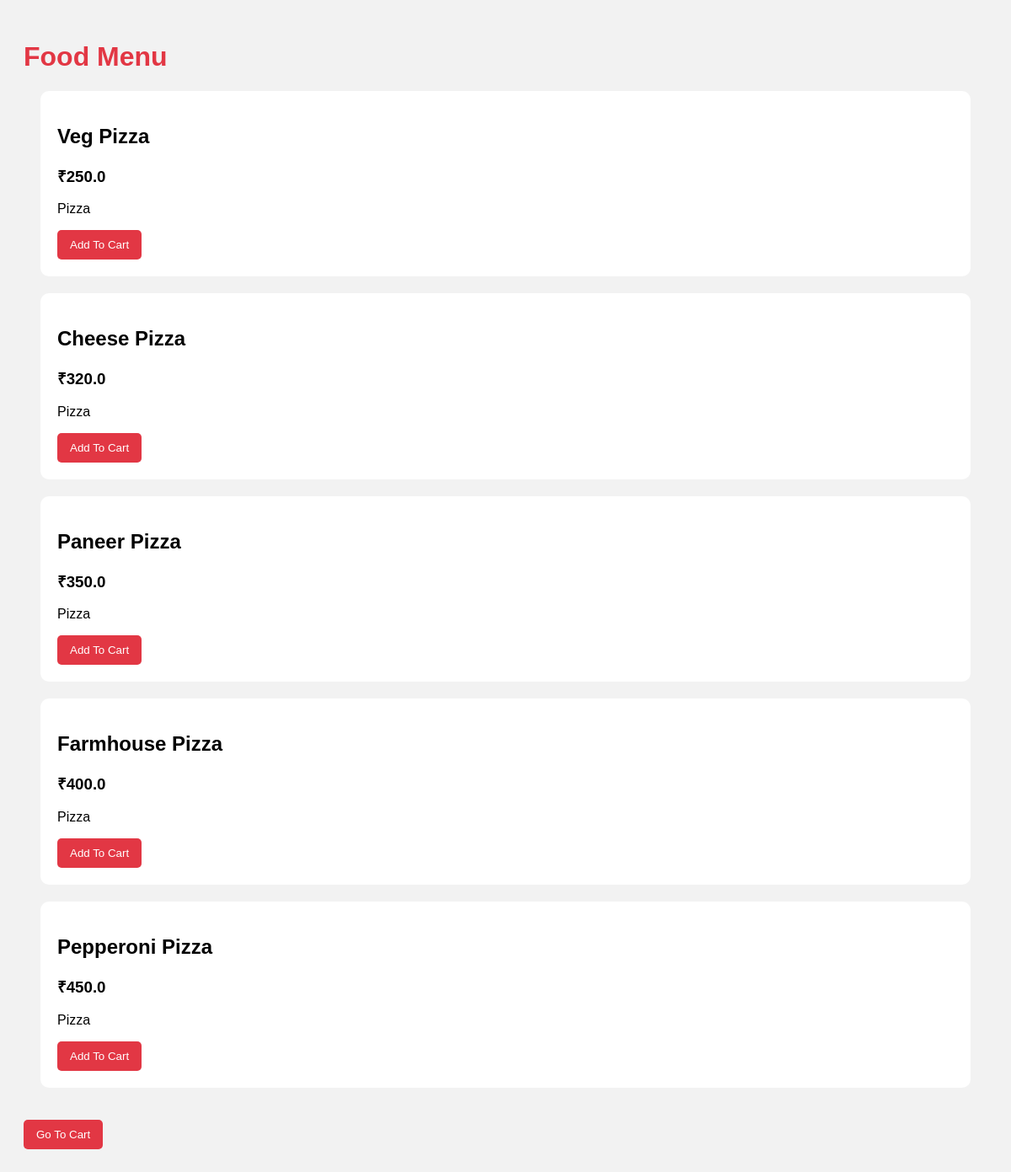
/category/Pizza, run on the app's committed database.
### tables this page shows
CREATE TABLE FoodItems (

    food_id INTEGER PRIMARY KEY AUTOINCREMENT,

    restaurant_id INTEGER,

    food_name TEXT,

    price REAL,

    category TEXT
);

### app.py (the view)
@app.route('/category/<category_name>')
def category(category_name):
    conn = sqlite3.connect('food_ordering.db')
    cursor = conn.cursor()
    cursor.execute("""
    SELECT * FROM FoodItems
    WHERE category = ?
    """, (category_name,))
    food_items = cursor.fetchall()
    conn.close()
    return render_template(
        'menu.html',
        food_items=food_items
    )

### templates/menu.html (shortened to what this page needs)
<!DOCTYPE html>
<html>
<head>
    <link rel="stylesheet"
          href="{{ url_for('static', filename='style.css') }}">
</head>
<body>
<h1>Food Menu</h1>
{% if food_items %}
    {% for item in food_items %}
    <div style="
        background:white;
        padding:20px;
        margin:20px;
        border-radius:10px;
    ">
        <h2>{{ item[2] }}</h2>
        <h3>₹{{ item[3] }}</h3>
        <p>{{ item[4] }}</p>
        <a href="/add_to_cart/{{ item[0] }}">
            <button>
                Add To Cart
            </button>
        </a>
    </div>
    {% endfor %}
{% else %}
    <h2>No Food Items Found</h2>
{% endif %}
<br>
<a href="/cart">
    <button>
        Go To Cart
    </button>
</a>
</body>
</html>

### static/style.css (style rules this page uses)
body { font-family: Arial; background: #f2f2f2; padding: 20px; }
h1 { color: #e23744; }
button { background: #e23744; color: white; border: none; padding: 10px 15px; border-radius: 5px; cursor: pointer; }

### data on the page
FoodItems: food_name "Veg Pizza", price "250.0", category "Pizza"
FoodItems: food_name "Cheese Pizza", price "320.0", category "Pizza"
FoodItems: food_name "Paneer Pizza", price "350.0", category "Pizza"
FoodItems: food_name "Farmhouse Pizza", price "400.0", category "Pizza"
FoodItems: food_name "Pepperoni Pizza", price "450.0", category "Pizza"
